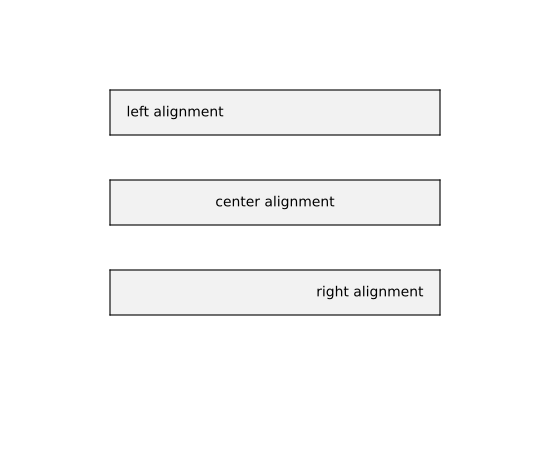

Generate this figure with Python:
from matplotlib import pyplot as plt
from matplotlib.widgets import TextBox

for i, alignment in enumerate(['left', 'center', 'right']):
        box_input = plt.axes([0.2, 0.7 - i*0.2, 0.6, 0.1])
        text_box = TextBox(ax=box_input, initial=f'{alignment} alignment',
                           label='', textalignment=alignment)
